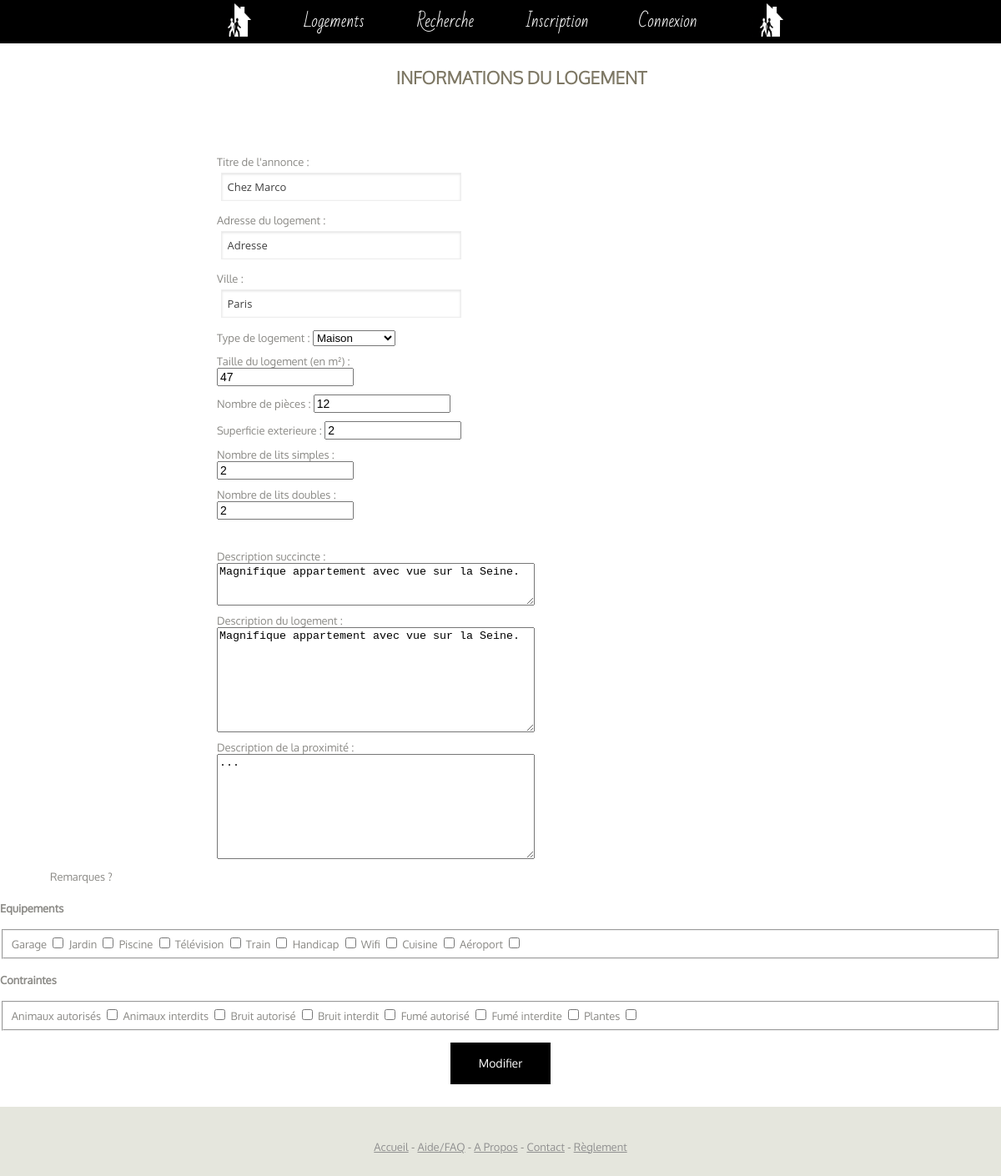
Page /modifier-annonce.php?idLogement=4 on the committed database.
### tables this page shows
CREATE TABLE `logements` (
`id` int(11) NOT NULL,
  `titre_annonce` varchar(20) NOT NULL DEFAULT '(plus d''annonce)',
  `adresse` varchar(255) NOT NULL,
  `surfaceInterieure` int(11) NOT NULL DEFAULT '1',
  `surfaceExterieure` int(11) DEFAULT '1',
  `nombrePieces` int(11) NOT NULL DEFAULT '1',
  `descriptionSuccincte` varchar(125) NOT NULL,
  `description` text,
  `nombreLitsSimples` int(11) DEFAULT '0',
  `nombreLitsDoubles` int(11) DEFAULT '0',
  `descriptionProximite` text,
  `membres_idMembres` int(11) NOT NULL,
  `types_idTypes` int(11) NOT NULL DEFAULT '2',
  `villes_id` int(11) NOT NULL
);

### config.php (called while the page is built, shortened)
<?php
	function isConnected()
		{
		return isset($_SESSION["userID"]) && $_SESSION["userID"];
		}
?>

### modifier-annonce.php (the view, shortened to what this page needs)
<?php require_once("config.php");
$idLogement  = $_GET["idLogement"] ;
try{
    $logement_info = $bdd -> prepare("SELECT nombrePieces, description, descriptionSuccincte, titre_annonce, surfaceInterieure, surfaceExterieure, nombreLitsSimples, nombreLitsDoubles, descriptionProximite, membres_idMembres, types_idTypes, adresse, villes_id
                                FROM logements WHERE id = $idLogement");
    $logement_info -> execute();
    $result = $logement_info -> fetch();
    $logement_info2 = $bdd -> prepare('SELECT ville FROM villes WHERE id = '.$result['villes_id']);
    $logement_info2 -> execute();
    $result2 = $logement_info2 -> fetch();
    $logement_info3 = $bdd -> prepare("SELECT equipements_id FROM equipe WHERE logements_id = $idLogement");
    $logement_info3 -> execute();
    $result3 = $logement_info3 -> fetchAll();
    $logement_info4 = $bdd -> prepare("SELECT contraintes_id FROM contraint WHERE logements_id = $idLogement");
    $logement_info4 -> execute();
    $result4 = $logement_info4 -> fetchAll();
}catch(Exception $e){
        die('Erreur : '.$e->getMessage());
}
?>
<html>
    <head>
        <link href="style.css" rel="stylesheet" />
    </head>
    <body>
        <div id="wrapper">
            <?php include("header.php"); ?>
            <h3 class="register-title">INFORMATIONS DU LOGEMENT</h3>
            <form action="modifier-annonce2.php?idLogement=<?php echo $idLogement; ?>" method="post" class="register" enctype="multipart/form-data" accept-charset="utf-8">
                <div class="register-left-grid">
                    <div>
                        <label for="titre_annonce">Titre de l'annonce :</label><br/>
                        <input type="text" name="titre_annonce" value="<?php echo $result['titre_annonce']; ?>" required/>
                    </div>
                    <div>
                        <label for="adresse">Adresse du logement :</label><br/>
                        <input type="text" name="adresse" value="<?php echo $result['adresse']; ?>" required/>
                    </div>
                    <div>
                        <label for="ville">Ville :</label><br/>
                        <input type="text" name="ville" value="<?php echo $result2['ville']; ?>" required/>
                    </div>
                    <div>
                        <label for="type">Type de logement :</label>
                        <select name="type">
                            <option value="1" <?php if($result['types_idTypes']==1){echo 'selected="selected"';} ?> >Maison</option>
                        </select>
                    </div>
                    <div>
                        <label for="surfaceInterieure">Taille du logement (en m²) :</label>
                        <input type="number" name="surfaceInterieure" value="<?php echo $result['surfaceInterieure']; ?>" required/>
                    </div>
                    <div>
                        <label for="nombrePieces">Nombre de pièces :</label>
                        <input type="number" name="nombrePieces" value="<?php echo $result['nombrePieces']; ?>" required/>
                    </div>
                    <div>
                        <label for="surfaceExterieure">Superficie exterieure :</label>
                        <input type="number" name="surfaceExterieure" value="<?php echo $result['surfaceExterieure']; ?>"/>
                    </div>
                    <div>
                        <label for="nombreLitsSimples">Nombre de lits simples :</label>
                        <input type="number" name="nombreLitsSimples" value="<?php echo $result['nombreLitsSimples']; ?>"/>
                    </div>
                    <div>
                        <label for="nombreLitsDoubles">Nombre de lits doubles :</label>
                        <input type="number" name="nombreLitsDoubles" value="<?php echo $result['nombreLitsDoubles']; ?>"/>
                    </div>
                    <br/>
                    <div>
                        <label for="descriptionSuccincte">Description succincte :</label>
                        <textarea name="descriptionSuccincte" rows="3" cols="45" required><?php echo $result['descriptionSuccincte']; ?></textarea>
                    </div>
                    <div>
                        <label for="description">Description du logement :</label>
                        <textarea name="description" rows="8" cols="45" ><?php echo $result['description']; ?></textarea>
                    </div>
                    <div>
                        <label for="descriptionProximite">Description de la proximité :</label>
                        <textarea name="descriptionProximite" rows="8" cols="45" ><?php echo $result['descriptionProximite']; ?></textarea>
                    </div>
                </div>
                <div class="house-register-right-grid">
                    <div>
                        <p>Remarques ?</p>
                    </div>
                    <h4>Equipements</h4>
                    <fieldset>
                        <label>Garage <input type="checkbox" name="equipement[garage]" value="1" <?php foreach($result3 as $k => $v){if($v['equipements_id']==1){echo 'checked';}} ?> ></label>
                        <label>Jardin <input type="checkbox" name="equipement[jardin]" value="2" <?php foreach($result3 as $k => $v){if($v['equipements_id']==2){echo 'checked';}} ?> ></label>
                        <label>Piscine <input type="checkbox" name="equipement[piscine]" value="3" <?php foreach($result3 as $k => $v){if($v['equipements_id']==3){echo 'checked';}} ?> ></label>
                        <label>Télévision <input type="checkbox" name="equipement[television]" value="4" <?php foreach($result3 as $k => $v){if($v['equipements_id']==4){echo 'checked';}} ?> ></label>
                        <label>Train <input type="checkbox" name="equipement[train]" value="5" <?php foreach($result3 as $k => $v){if($v['equipements_id']==5){echo 'checked';}} ?> ></label>
                        <label>Handicap <input type="checkbox" name="equipement[handicap]" value="6" <?php foreach($result3 as $k => $v){if($v['equipements_id']==6){echo 'checked';}} ?> ></label>
                        <label>Wifi <input type="checkbox" name="equipement[wifi]" value="7" <?php foreach($result3 as $k => $v){if($v['equipements_id']==7){echo 'checked';}} ?> ></label>
                        <label>Cuisine <input type="checkbox" name="equipement[cuisine]" value="8" <?php foreach($result3 as $k => $v){if($v['equipements_id']==8){echo 'checked';}} ?> ></label>
                        <label>Aéroport <input type="checkbox" name="equipement[aeroport]" value="9" <?php foreach($result3 as $k => $v){if($v['equipements_id']==9){echo 'checked';}} ?> ></label>
                    </fieldset>
                    <h4>Contraintes </h4>
                    <fieldset>
                        <label>Animaux autorisés <input type="checkbox" name="contrainte[animauxAutorises]" value="1" <?php foreach($result4 as $k => $v){if($v['contraintes_id']==1){echo 'checked';}} ?> ></label>
                        <label>Animaux interdits <input type="checkbox" name="contrainte[animauxInterdits]" value="2" <?php foreach($result4 as $k => $v){if($v['contraintes_id']==2){echo 'checked';}} ?> ></label>
                        <label>Bruit autorisé <input type="checkbox" name="contrainte[bruitAutorise]" value="3" <?php foreach($result4 as $k => $v){if($v['contraintes_id']==3){echo 'checked';}} ?> ></label>
                        <label>Bruit interdit <input type="checkbox" name="contrainte[bruitInterdit]" value="4" <?php foreach($result4 as $k => $v){if($v['contraintes_id']==4){echo 'checked';}} ?> ></label>
                        <label>Fumé autorisé <input type="checkbox" name="contrainte[fumeAutorise]" value="5" <?php foreach($result4 as $k => $v){if($v['contraintes_id']==5){echo 'checked';}} ?> ></label>
                        <label>Fumé interdite <input type="checkbox" name="contrainte[fumeInterdite]" value="6" <?php foreach($result4 as $k => $v){if($v['contraintes_id']==6){echo 'checked';}} ?> ></label>
                        <label>Plantes <input type="checkbox" name="contrainte[plantes]" value="7" <?php foreach($result4 as $k => $v){if($v['contraintes_id']==7){echo 'checked';}} ?> ></label>
                    </fieldset>
                </div>
                <input type="submit" value="Modifier" class="submit_button"/>
            </form>
        </div>
        <div id="footer">
            <?php include("footer.php"); ?>
        </div>
    </body>
</html>

### header.php
<?php require_once("config.php"); ?>
<div id="menu-wrapper">
        <div id="menu" class="container">
                <ul>
                        <li><a href="index.php"><img src="logo2.png" height="40" width="40" id="logo2"></a></li>
                        <li><a href="logement.php">Logements</a></li>
                        <li><a href="recherche.php">Recherche</a></li>
<?php
        if(!isConnected()) {
                echo "<li><a href=\"inscription.php\">Inscription</a></li>";
                echo "<li><a href=\"login.php\">Connexion</a></li>"; }
        else {
                echo "<li><a href=\"up_house.php\">Annonce</a></li>";
                echo "<li><a href=\"profil.php\">Mon profil</a></li>";
                        if (isadmin()) {echo ("<li><a href=\"modif1.php\">Administration</a></li>");}
                echo "<li><a href=\"logout.php\">Déconnexion</a></li>";
        }
?>
                        <li><a href="index.php"><img src="logo2.png" height="40" width="40" id="logo2"></a></li>
                </ul>
        </div>
</div>

### footer.php (shortened to what this page needs)
<div id="footer">
	<a href="index.php">Accueil</a> -
	<a href="faq.php">Aide/FAQ</a> -
	<a href="apropos.php">A Propos</a> -
	<a href="contact.php">Contact</a> -
	<a href="reglement.php">Règlement</a>
</div>

### style.css (style rules this page uses)
body { margin: 0; padding: 0; background: #E5E6DD; font-family: 'Oxygen', sans-serif; font-size: 13px; color: #8A8985; }
h1, h2, h3 { margin: 0; padding: 0; text-transform: uppercase; font-family: 'Oxygen-Light'; color: #7D7764; }
h3 { font-size: 1.6em; }
p, ul, ol { margin-top: 0; line-height: 180%; }
p { position: relative; margin-left: auto; margin-right: auto; max-width: 90%; }
a { text-decoration: none; color: #5BA689; }
#wrapper { overflow: hidden; background: #FFFFFF; }
.container { width: 1200px; margin: 0px auto; }
#menu-wrapper { overflow: hidden; height: 52px; margin-bottom: 2em; background: #000000; position: fixed; width: 100%; z-index: 3; }
#menu { overflow: hidden; height: 52px; }
#menu ul { margin: 0; padding: 0px 0px 0px 0px; list-style: none; line-height: normal; text-align: center; }
#menu li { display: inline-block; }
#menu a { display: block; padding: 0px 30px; line-height: 52px; border: none; text-decoration: none; text-transform: lowercase; text-align: center; text-transform: none; font-family: 'Bad Script', sans-serif; font-size: 20px; font-weight: 300; color: #FFFFFF; }
#footer { height: 50px; margin: 0 auto; padding: 20px 0px 0px 0px; text-align: center; }
#footer a { text-decoration: underline; color: #909090; }
#aide p, h3 { margin-left: 50px; }
#logo2 { margin-bottom: -12px; }
.register { padding-top: 70px; }
.register-left-grid div { width: 25%; margin: 10px 0; padding-left: 20px; position: relative; left: 20%; }
.register-left-grid input[type="text"], .register-right-grid input[type="text"], .register-right-grid input[type="password"] { border: 1px solid #EEE; outline-color:#00BFF0; width: 96%; font-size: 1em; padding: 0.5em; font-family: 'Open Sans', sans-serif; }
.submit_button { font-family: "Oxygen",sans-serif; display: inline-block; background: #000; width: 10%; height: 50px; color: #FFFFFF; position: relative; left: 45%; }
.register-title { text-align: center; padding-top: 80px; }
input { font-family: 'Lucida Grande', Tahoma, Verdana, sans-serif; font-size: 14px; }
input[type=text], input[type=password] { margin: 5px; padding: 0 10px; width: 200px; height: 34px; color: #404040; background: white; border: 1px solid; border-color: #c4c4c4 #d1d1d1 #d4d4d4; box-shadow: inset 0 1px 3px rgba(0, 0, 0, 0.12); }
input[type=submit] { padding: 0 18px; border: 1px solid; border-color: #000000; outline: 0; display: inline-block; margin: 1em 0em; background: #000; color: #FFFFFF; }

### rows in the picture
logements: titre_annonce "Chez Marco", adresse "Adresse", type "Maison", surfaceInterieure "47", nombrePieces "12", surfaceExterieure "2", nombreLitsSimples "2", nombreLitsDoubles "2", descriptionSuccincte "Magnifique appartement avec vue sur la Seine.", description "Magnifique appartement avec vue sur la Seine.", descriptionProximite "..."
